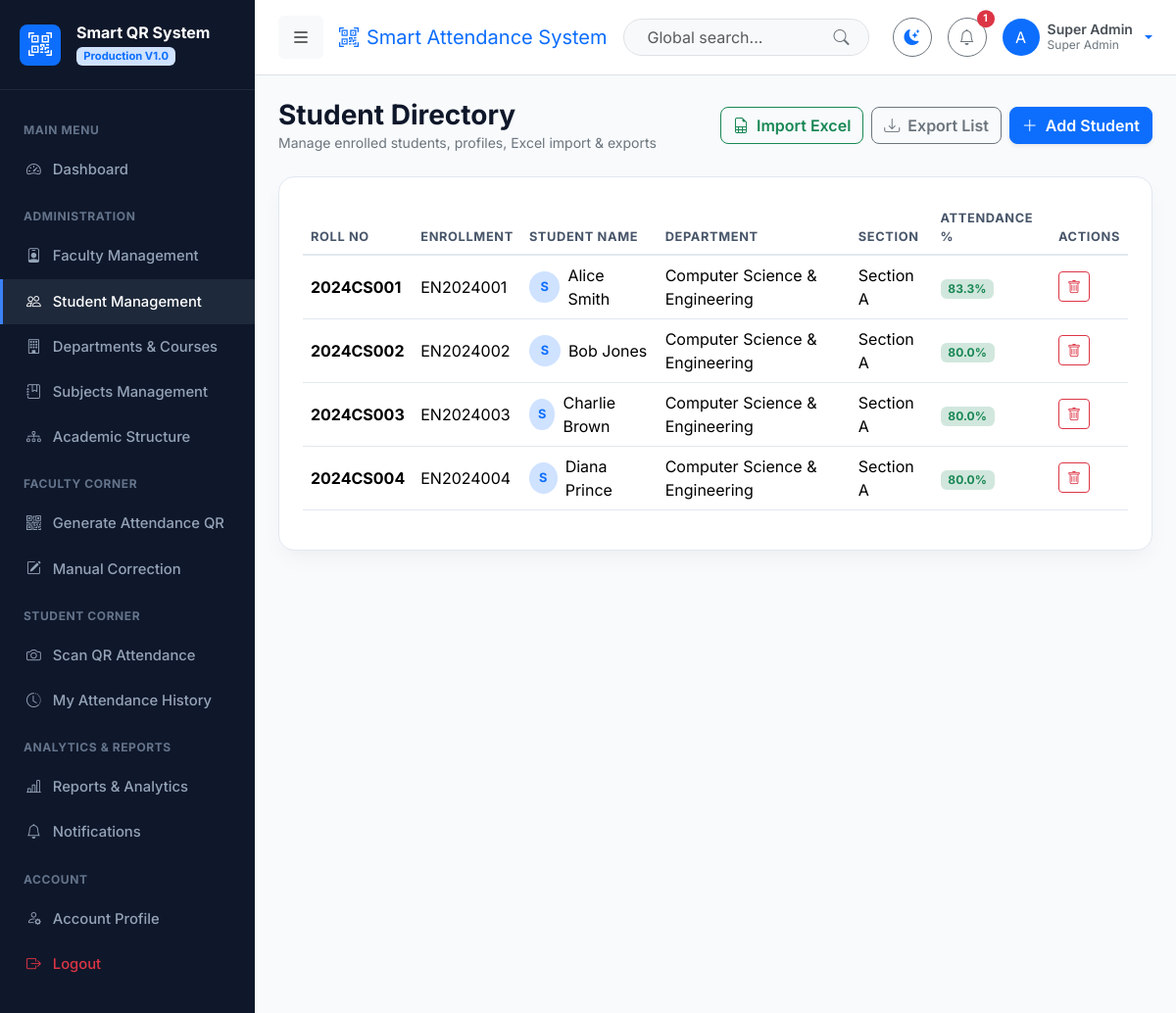
The app's page /students/list/ (signed in) with its own data.
### apps/accounts/models.py (models this page shows, shortened)
class User(AbstractUser):
    class Role(models.TextChoices):
        ADMIN = 'ADMIN', 'Super Admin'
        FACULTY = 'FACULTY', 'Faculty'
        STUDENT = 'STUDENT', 'Student'
    role = models.CharField(max_length=20, choices=Role.choices, default=Role.STUDENT)
    phone_number = models.CharField(max_length=20, blank=True, null=True)
    profile_picture = models.ImageField(upload_to='profiles/', blank=True, null=True)
    address = models.TextField(blank=True, null=True)
    date_of_birth = models.DateField(blank=True, null=True)
    is_approved = models.BooleanField(default=True)
    def is_admin(self):
        return self.role == self.Role.ADMIN or self.is_superuser
    def is_faculty(self):
        return self.role == self.Role.FACULTY
    def is_student(self):
        return self.role == self.Role.STUDENT
    def get_full_name_or_username(self):
        full_name = f"{self.first_name} {self.last_name}".strip()
        return full_name if full_name else self.username

### apps/students/models.py (models this page shows, shortened)
class Student(models.Model):
    user = models.OneToOneField(settings.AUTH_USER_MODEL, on_delete=models.CASCADE, related_name='student_profile')
    roll_number = models.CharField(max_length=50, unique=True)
    enrollment_number = models.CharField(max_length=50, unique=True)
    department = models.ForeignKey(Department, on_delete=models.SET_NULL, null=True, blank=True, related_name='students')
    course = models.ForeignKey(Course, on_delete=models.SET_NULL, null=True, blank=True, related_name='students')
    branch = models.ForeignKey(Branch, on_delete=models.SET_NULL, null=True, blank=True, related_name='students')
    semester = models.ForeignKey(Semester, on_delete=models.SET_NULL, null=True, blank=True, related_name='students')
    section = models.ForeignKey(Section, on_delete=models.SET_NULL, null=True, blank=True, related_name='students')
    photo = models.ImageField(upload_to='student_photos/', blank=True, null=True)
    batch_year = models.IntegerField(default=2024)
    parent_phone = models.CharField(max_length=20, blank=True, null=True)
    class Meta:
        ordering = ['roll_number']
    def get_attendance_percentage(self, subject=None):
        from apps.attendance.models import AttendanceRecord
        records = AttendanceRecord.objects.filter(student=self)
        if subject:
            records = records.filter(subject=subject)
        total = records.count()
        if total == 0:
            return 100.0
        present = records.filter(status__in=['PRESENT', 'LATE']).count()
        return round((present / total) * 100, 1)

### apps/departments/models.py (models this page shows, shortened)
class Department(models.Model):
    code = models.CharField(max_length=20, unique=True)
    name = models.CharField(max_length=150)
    description = models.TextField(blank=True, null=True)
    established_year = models.IntegerField(blank=True, null=True)
    created_at = models.DateTimeField(auto_now_add=True)
    class Meta:
        ordering = ['name']

### apps/subjects/models.py (models this page shows, shortened)
class Section(models.Model):
    name = models.CharField(max_length=50, help_text="e.g. Section A")
    capacity = models.IntegerField(default=60)
    class Meta:
        ordering = ['name']

### apps/students/views.py (the view, shortened to what this page needs)
# urls.py: path('list/', views.student_list, name='student_list'),
@login_required
def student_list(request):
    if not request.user.is_admin() and not request.user.is_faculty():
        messages.error(request, "Permission denied.")
        return redirect('dashboard:dashboard')
    students = Student.objects.select_related('user', 'department', 'course', 'semester', 'section').all()
    departments = Department.objects.all()
    courses = Course.objects.all()
    semesters = Semester.objects.all()
    sections = Section.objects.all()
    return render(request, 'students/student_list.html', {
        'students': students,
        'departments': departments,
        'courses': courses,
        'semesters': semesters,
        'sections': sections
    })

### apps/notifications/context_processors.py (called while the page is built)
def unread_notifications_processor(request):
    if request.user.is_authenticated:
        unread_count = Notification.objects.filter(user=request.user, is_read=False).count()
        recent_notifications = Notification.objects.filter(user=request.user)[:5]
        return {
            'unread_notifications_count': unread_count,
            'recent_notifications': recent_notifications,
        }
    return {
        'unread_notifications_count': 0,
        'recent_notifications': [],
    }

### templates/students/student_list.html (shortened to what this page needs)
{% extends 'base.html' %}
{% block content %}
<div class="d-flex flex-column flex-md-row justify-content-between align-items-md-center mb-4 gap-3">
    <div>
        <h3 class="fw-bold m-0">Student Directory</h3>
        <p class="text-secondary small m-0">Manage enrolled students, profiles, Excel import & exports</p>
    </div>
    <div class="d-flex gap-2">
        <a href="{% url 'students:import_excel' %}" class="btn btn-outline-success rounded-3 fw-semibold">
            <i class="bi bi-file-earmark-spreadsheet me-2"></i>Import Excel
        </a>
        <a href="{% url 'students:export_excel' %}" class="btn btn-outline-secondary rounded-3 fw-semibold">
            <i class="bi bi-download me-2"></i>Export List
        </a>
        {% if user.is_admin %}
            <button class="btn btn-primary rounded-3 fw-semibold shadow-sm" data-bs-toggle="modal" data-bs-target="#addStudentModal">
                <i class="bi bi-plus-lg me-2"></i>Add Student
            </button>
        {% endif %}
    </div>
</div>
<div class="card card-custom p-4">
    <div class="table-responsive">
        <table class="table table-custom align-middle">
            <thead>
                <tr>
                    <th>Roll No</th>
                    <th>Enrollment</th>
                    <th>Student Name</th>
                    <th>Department</th>
                    <th>Section</th>
                    <th>Attendance %</th>
                    <th>Actions</th>
                </tr>
            </thead>
            <tbody>
                {% for st in students %}
                    <tr>
                        <td><b>{{ st.roll_number }}</b></td>
                        <td>{{ st.enrollment_number }}</td>
                        <td>
                            <div class="d-flex align-items-center gap-2">
                                {% if st.photo %}
                                    <img src="{{ st.photo.url }}" class="rounded-circle object-fit-cover" width="32" height="32" alt="Photo">
                                {% else %}
                                    <div class="rounded-circle bg-primary-subtle text-primary d-flex align-items-center justify-content-center fw-bold" style="width:32px; height:32px; font-size: 0.8rem;">
                                        {{ st.user.username|slice:":1"|upper }}
                                    </div>
                                {% endif %}
                                <span>{{ st.user.get_full_name_or_username }}</span>
                            </div>
                        </td>
                        <td>{{ st.department.name|default:"N/A" }}</td>
                        <td>{{ st.section.name|default:"N/A" }}</td>
                        <td>
                            <span class="badge bg-{% if st.get_attendance_percentage >= 75 %}success{% elif st.get_attendance_percentage >= 60 %}warning{% else %}danger{% endif %}-subtle text-{% if st.get_attendance_percentage >= 75 %}success{% elif st.get_attendance_percentage >= 60 %}warning{% else %}danger{% endif %} fw-bold">
                                {{ st.get_attendance_percentage }}%
                            </span>
                        </td>
                        <td>
                            {% if user.is_admin %}
                                <a href="{% url 'students:delete_student' st.id %}" class="btn btn-sm btn-outline-danger" onclick="return confirm('Delete student profile?');">
                                    <i class="bi bi-trash"></i>
                                </a>
                            {% endif %}
                        </td>
                    </tr>
                {% empty %}
                    <tr><td colspan="7" class="text-center text-secondary py-4">No student records found.</td></tr>
                {% endfor %}
            </tbody>
        </table>
    </div>
</div>
{% endblock %}

### templates/navbar.html (shortened to what this page needs)
<nav class="navbar navbar-expand-lg border-bottom px-4 py-3 sticky-top bg-body">
    <div class="container-fluid p-0">
        <button class="btn btn-light me-3 d-flex align-items-center" id="sidebar-toggle" title="Toggle Navigation">
            <i class="bi bi-list fs-5"></i>
        </button>
        <span class="navbar-brand font-bold fs-5 d-none d-md-block text-primary">
            <i class="bi bi-qr-code-scan me-2"></i>Smart Attendance System
        </span>
        <form class="d-none d-md-flex ms-auto me-4 position-relative" style="max-width: 320px;" action="{% url 'reports:index' %}" method="GET">
            <input class="form-control rounded-pill ps-4 pe-5 bg-body-tertiary" type="search" name="query" placeholder="Global search..." aria-label="Search">
            <button class="btn border-0 position-absolute end-0 top-50 translate-middle-y me-2 text-secondary" type="submit">
                <i class="bi bi-search"></i>
            </button>
        </form>
        <div class="d-flex align-items-center gap-3 ms-auto ms-md-0">
            <button class="btn btn-outline-secondary rounded-circle d-flex align-items-center justify-content-center" id="theme-toggle-btn" style="width: 40px; height: 40px;" title="Toggle Dark/Light Mode">
                <i class="bi bi-moon-stars-fill text-primary"></i>
            </button>
            <div class="dropdown">
                <button class="btn btn-outline-secondary rounded-circle position-relative d-flex align-items-center justify-content-center" style="width: 40px; height: 40px;" data-bs-toggle="dropdown" aria-expanded="false">
                    <i class="bi bi-bell"></i>
                    {% if unread_notifications_count > 0 %}
                        <span class="position-absolute top-0 start-100 translate-middle badge rounded-pill bg-danger" style="font-size: 0.65rem;">
                            {{ unread_notifications_count }}
                        </span>
                    {% endif %}
                </button>
            </div>
            <div class="dropdown">
                <a href="#" class="d-flex align-items-center text-decoration-none dropdown-toggle gap-2" data-bs-toggle="dropdown" aria-expanded="false">
                    {% if user.profile_picture %}
                        <img src="{{ user.profile_picture.url }}" alt="User" width="38" height="38" class="rounded-circle object-fit-cover">
                    {% else %}
                        <div class="rounded-circle bg-primary text-white d-flex align-items-center justify-content-center font-bold" style="width: 38px; height: 38px;">
                            {{ user.username|slice:":1"|upper }}
                        </div>
                    {% endif %}
                    <div class="d-none d-lg-block text-start" style="line-height: 1.2;">
                        <div class="fw-semibold text-dark-emphasis small">{{ user.get_full_name_or_username }}</div>
                        <div class="text-secondary extra-small" style="font-size: 0.75rem;">{{ user.get_role_display }}</div>
                    </div>
                </a>
            </div>
        </div>
    </div>
</nav>

### static/css/style.css (style rules this page uses)
:root { --bg-body: #f8fafc; --bg-card: #ffffff; --text-primary: #0f172a; --text-secondary: #475569; --border-color: #e2e8f0; --sidebar-bg: #0f172a; --sidebar-text: #94a3b8; --sidebar-hover: #1e293b; --sidebar-active: #3b82f6; --accent-gradient: linear-gradient(135deg, #3b82f6 0%, #2563eb 100%); --card-shadow: 0 10px 25px -5px rgba(0, 0, 0, 0.05), 0 8px 10px -6px rgba(0, 0, 0, 0.01); }
body { font-family: 'Inter', system-ui, -apple-system, sans-serif; background-color: var(--bg-body); color: var(--text-primary); min-height: 100vh; transition: background-color 0.3s ease, color 0.3s ease; }
.card-custom { background-color: var(--bg-card); border: 1px solid var(--border-color); border-radius: 1rem; box-shadow: var(--card-shadow); transition: transform 0.2s ease, box-shadow 0.2s ease; }
.table-custom { color: var(--text-primary); }
.table-custom th { font-size: 0.8rem; text-transform: uppercase; letter-spacing: 0.05em; color: var(--text-secondary); border-bottom: 2px solid var(--border-color); }
.table-custom td { vertical-align: middle; border-bottom: 1px solid var(--border-color); }

### records on screen
User: username "A", get_full_name_or_username "Super Admin", role "Super Admin"
Student: roll_number "2024CS001", enrollment_number "EN2024001", user.username "S", user.get_full_name_or_username "Alice Smith", department.name "Computer Science & Engineering", section.name "Section A", get_attendance_percentage "83.3"
Student: roll_number "2024CS002", enrollment_number "EN2024002", user.username "S", user.get_full_name_or_username "Bob Jones", department.name "Computer Science & Engineering", section.name "Section A", get_attendance_percentage "80.0"
Student: roll_number "2024CS003", enrollment_number "EN2024003", user.username "S", user.get_full_name_or_username "Charlie Brown", department.name "Computer Science & Engineering", section.name "Section A", get_attendance_percentage "80.0"
Student: roll_number "2024CS004", enrollment_number "EN2024004", user.username "S", user.get_full_name_or_username "Diana Prince", department.name "Computer Science & Engineering", section.name "Section A", get_attendance_percentage "80.0"

### other values on screen
{{ unread_notifications_count }} "1"
